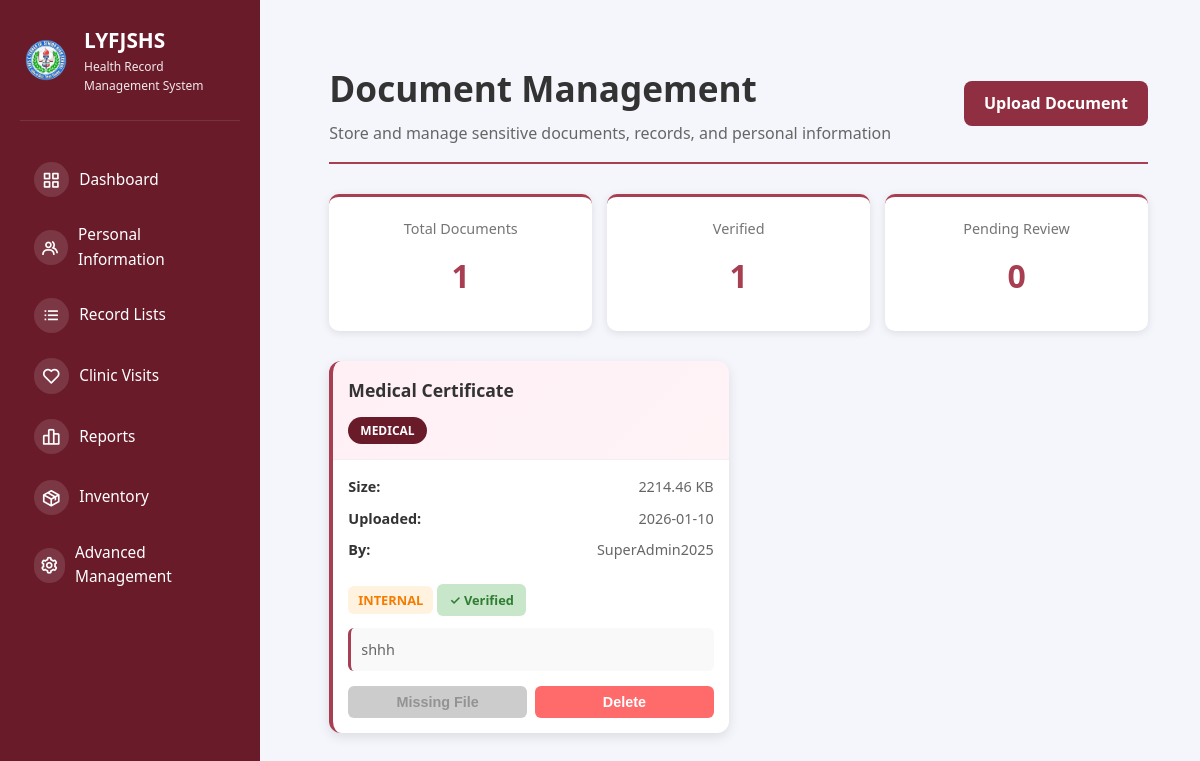
/documents (signed in), run on the app's committed database.
### tables this page shows
CREATE TABLE documents (
                id INTEGER PRIMARY KEY AUTOINCREMENT,
                document_name TEXT NOT NULL,
                document_type TEXT NOT NULL,
                file_path TEXT NOT NULL,
                file_size INTEGER,
                person_type TEXT,
                person_id INTEGER,
                description TEXT,
                sensitivity_level TEXT DEFAULT 'confidential',
                uploaded_by INTEGER NOT NULL,
                uploaded_by_name TEXT,
                is_verified INTEGER DEFAULT 0,
                verified_by INTEGER,
                verified_at TIMESTAMP,
                created_at TIMESTAMP DEFAULT CURRENT_TIMESTAMP,
                updated_at TIMESTAMP DEFAULT CURRENT_TIMESTAMP,
                FOREIGN KEY(uploaded_by) REFERENCES users(id),
                FOREIGN KEY(verified_by) REFERENCES users(id)
            );

### src/app.py (the view)
@app.route("/documents")
@require_role('super_admin', 'health_officer')
def document_management():
    db = get_db_connection()
    if not db:
        flash("Database error.", "danger")
        return redirect(url_for("dashboard"))
    try:
        cursor = db.cursor()
        cursor.execute("""
            SELECT * FROM documents
            ORDER BY created_at DESC
        """)
        documents = cursor.fetchall()
        doc_list = []
        for doc in documents:
            doc_dict = dict(doc)
            if os.path.exists(doc_dict['file_path']):
                doc_dict['file_exists'] = True
            else:
                doc_dict['file_exists'] = False
            doc_list.append(doc_dict)
        db.close()
        return render_template("admin/documents.html", documents=doc_list)
    except sqlite3.Error as e:
        flash(f"Database error: {str(e)}", "danger")
        return redirect(url_for("dashboard"))

### src/app.py (called while the page is built)
@app.before_request
def check_user_status():
    if session.get("logged_in"):
        if request.endpoint in ['login', 'logout', 'register', 'pending_approval', 'static']:
            return
        if session.get("role") == "pending":
            return redirect(url_for("pending_approval"))
        db = get_db_connection()
        if db:
            try:
                cursor = db.cursor()
                cursor.execute("SELECT is_active FROM users WHERE id = ?", (session.get("user_id"),))
                user = cursor.fetchone()
                db.close()
                if not user or not safe_row_get(user, 'is_active', 1):
                    session.clear()
                    flash("Your account has been disabled. Please contact the administrator.", "danger")
                    return redirect(url_for("login"))
            except sqlite3.Error:
                db.close()

@app.context_processor
def inject_user():
    user = None
    if session.get("logged_in"):
        db = get_db_connection()
        if db:
            try:
                cursor = db.cursor()
                cursor.execute("SELECT * FROM users WHERE id = ?", (session.get("user_id"),))
                user = cursor.fetchone()
                db.close()
            except sqlite3.Error:
                pass
    return {'current_user': user, 'max': max, 'min': min, 'range': range}

def get_db_connection():
    try:
        conn = sqlite3.connect(DATABASE)
        conn.row_factory = sqlite3.Row  # This enables column access by name
        return conn
    except sqlite3.Error as e:
        logger.error(f"Database connection error: {e}")
        return None

def safe_row_get(row, key, default=None):
    if row is None:
        return default
    try:
        return row[key]
    except (IndexError, KeyError):
        return default

### templates/admin/documents.html (shortened to what this page needs)
{% extends "shared/base.html" %}  {% block content %}
<div class="doc-container">
  <div class="doc-header">
    <div>
      <h1> Document Management</h1>
      <p style="color: #666; margin-top: 5px">
        Store and manage sensitive documents, records, and personal information
      </p>
    </div>
    <a href="{{ url_for('upload_document') }}"> Upload Document</a>
  </div>
  <div class="stats-bar">
    <div class="stat-box">
      <div class="stat-label">Total Documents</div>
      <div class="stat-number">{{ documents|length }}</div>
    </div>
    <div class="stat-box">
      <div class="stat-label">Verified</div>
      <div class="stat-number">
        {{ documents|selectattr('is_verified', 'equalto', 1)|list|length }}
      </div>
    </div>
    <div class="stat-box">
      <div class="stat-label">Pending Review</div>
      <div class="stat-number">
        {{ documents|selectattr('is_verified', 'equalto', 0)|list|length }}
      </div>
    </div>
  </div>
  {% if documents %}
  <div class="document-grid">
    {% for doc in documents %}
    <div class="document-card">
      <div class="doc-card-header">
        <p class="doc-name">{{ doc.document_name }}</p>
        <span class="doc-type">{{ doc.document_type|upper }}</span>
      </div>
      <div class="doc-card-body">
        <div class="doc-meta">
          <div class="meta-item">
            <span class="meta-label">Size:</span>
            <span>{{ "%.2f"|format(doc.file_size / 1024) }} KB</span>
          </div>
          <div class="meta-item">
            <span class="meta-label">Uploaded:</span>
            <span>{{ doc.created_at[:10] }}</span>
          </div>
          <div class="meta-item">
            <span class="meta-label">By:</span>
            <span>{{ doc.uploaded_by_name }}</span>
          </div>
        </div>
        <div style="margin-bottom: 12px">
          <span
            class="sensitivity-badge sensitivity-{{ doc.sensitivity_level|lower }}"
          >
            {{ doc.sensitivity_level|upper }}
          </span>
          {% if doc.is_verified %}
          <span class="verification-badge verified">✓ Verified</span>
          {% else %}
          <span class="verification-badge unverified">⚠ Pending</span>
          {% endif %}
        </div>
        {% if doc.description %}
        <div class="doc-description">{{ doc.description }}</div>
        {% endif %}
        <div class="doc-actions">
          {% if doc.file_exists %}
          <button
            class="doc-btn btn-view"
            data-doc-id="{{ doc.id }}"
            data-doc-name="{{ doc.document_name }}"
            data-file-type="{{ doc.document_type }}"
            data-action="view"
          >
             View
          </button>
          {% else %}
          <button
            class="doc-btn"
            style="background: #ccc; cursor: not-allowed"
            disabled
          >
            Missing File
          </button>
          {% endif %}
          <button
            class="doc-btn btn-delete"
            data-doc-id="{{ doc.id }}"
            data-doc-name="{{ doc.document_name }}"
            data-action="delete"
          >
             Delete
          </button>
        </div>
      </div>
    </div>
    {% endfor %}
  </div>
  {% else %}
  <div class="empty-state">
    <div class="empty-icon">📭</div>
    <p>No documents uploaded yet</p>
    <a href="{{ url_for('upload_document') }}">Upload Your First Document</a>
  </div>
  {% endif %}
</div>
{% endblock %}

### static/css/dashboard.css (style rules this page uses)
* { margin: 0; padding: 0; box-sizing: border-box; }
:root { --primary-color: #2bb0a1; --secondary-color: #8b2340; --danger-color: #dc2626; --success-color: #16a34a; --warning-color: #ea580c; --light-bg: #f8fafc; --white: #ffffff; --text-dark: #1f2937; --text-light: #6b7280; --border-color: #e5e7eb; --shadow: 0 1px 3px rgba(0, 0, 0, 0.1); --shadow-lg: 0 10px 15px -3px rgba(0, 0, 0, 0.1); }
body { font-family: -apple-system, BlinkMacSystemFont, "Segoe UI", Roboto, Oxygen, Ubuntu, Cantarell, sans-serif; background-color: var(--light-bg); color: var(--text-dark); line-height: 1.6; }
html, body { height: 100%; font-family: system-ui, -apple-system, BlinkMacSystemFont, "Segoe UI", Roboto, sans-serif; }
body { background: #f5f6fb; color: #111827; }
.main-content h1 { font-size: 2.2rem; margin-bottom: 1.75rem; color: #111827; font-weight: 700; }
.stat-box { background: linear-gradient(135deg, #667eea 0%, #764ba2 100%); color: white; padding: 20px; border-radius: 8px; text-align: center; box-shadow: 0 4px 6px rgba(0, 0, 0, 0.1); }
.stat-number { font-size: 32px; font-weight: bold; margin-bottom: 5px; }
.stat-label { font-size: 14px; opacity: 0.9; }

### templates/admin/documents.html (style rules this page uses)
.doc-container { max-width: 1200px; margin: 0 auto; padding: 20px; }
.doc-header { display: flex; justify-content: space-between; align-items: center; margin-bottom: 30px; border-bottom: 2px solid #a83e51; padding-bottom: 15px; }
.doc-header h1 { margin: 0; color: #333; font-size: 2.2rem; }
.doc-header a { padding: 10px 20px; background: linear-gradient(135deg, #8f2f41, #8f2f41); color: white; border-radius: 8px; text-decoration: none; font-weight: 600; transition: all 0.3s; }
.document-grid { display: grid; grid-template-columns: repeat(auto-fill, minmax(320px, 1fr)); gap: 20px; margin-bottom: 30px; }
.document-card { background: white; border-radius: 12px; overflow: hidden; box-shadow: 0 4px 12px rgba(0, 0, 0, 0.1); transition: all 0.3s; border-left: 4px solid #a83e51; }
.doc-card-header { padding: 15px; background: linear-gradient( 135deg, rgba(255, 107, 157, 0.1), rgba(255, 139, 171, 0.1) ); border-bottom: 1px solid #f0f0f0; }
.doc-name { font-size: 1.1rem; font-weight: 700; color: #333; margin: 0 0 5px 0; word-break: break-word; }
.doc-type { display: inline-block; padding: 4px 12px; background: #6a1b2a; color: white; border-radius: 20px; font-size: 0.75rem; font-weight: 600; margin-top: 8px; }
.doc-card-body { padding: 15px; }
.doc-meta { display: flex; flex-direction: column; gap: 8px; margin-bottom: 15px; font-size: 0.9rem; }
.meta-item { display: flex; justify-content: space-between; color: #666; }
.meta-label { font-weight: 600; color: #333; }
.sensitivity-badge { display: inline-block; padding: 4px 10px; border-radius: 6px; font-size: 0.8rem; font-weight: 600; }
.sensitivity-internal { background: #fff3e0; color: #f57c00; }
.verification-badge { display: inline-block; padding: 6px 12px; border-radius: 6px; font-size: 0.8rem; font-weight: 600; margin-top: 8px; }
.verified { background: #c8e6c9; color: #2e7d32; }
.doc-description { color: #666; font-size: 0.9rem; margin-bottom: 15px; padding: 10px; background: #f9f9f9; border-radius: 6px; border-left: 3px solid #a83e51; }
.doc-actions { display: flex; gap: 8px; flex-wrap: wrap; }
.doc-btn { flex: 1; min-width: 70px; padding: 8px 12px; border: none; border-radius: 6px; font-size: 0.9rem; font-weight: 600; cursor: pointer; transition: all 0.3s; text-decoration: none; text-align: center; display: inline-block; }
.btn-delete { background: #ff6b6b; color: white; }
.stats-bar { display: grid; grid-template-columns: repeat(auto-fit, minmax(150px, 1fr)); gap: 15px; margin-bottom: 30px; }
.stat-box { background: white; padding: 20px; border-radius: 10px; text-align: center; box-shadow: 0 2px 8px rgba(0, 0, 0, 0.1); border-top: 3px solid #a83e51; }
.stat-number { font-size: 2rem; font-weight: 700; color: #a83e51; margin: 10px 0; }
.stat-label { font-size: 0.9rem; color: #666; }

### data on the page
documents: document_name "Medical Certificate", document_type "MEDICAL", doc.file_size/1024 "2214.46", created_at "2026-01-10", uploaded_by_name "SuperAdmin2025", sensitivity_level "INTERNAL", is_verified "✓ Verified", description "shhh"

### other printed values
{{ documents|length }} "1"
{{ documents|selectattr('is_verified', 'equalto', 1)|list|length }} "1"
{{ documents|selectattr('is_verified', 'equalto', 0)|list|length }} "0"
